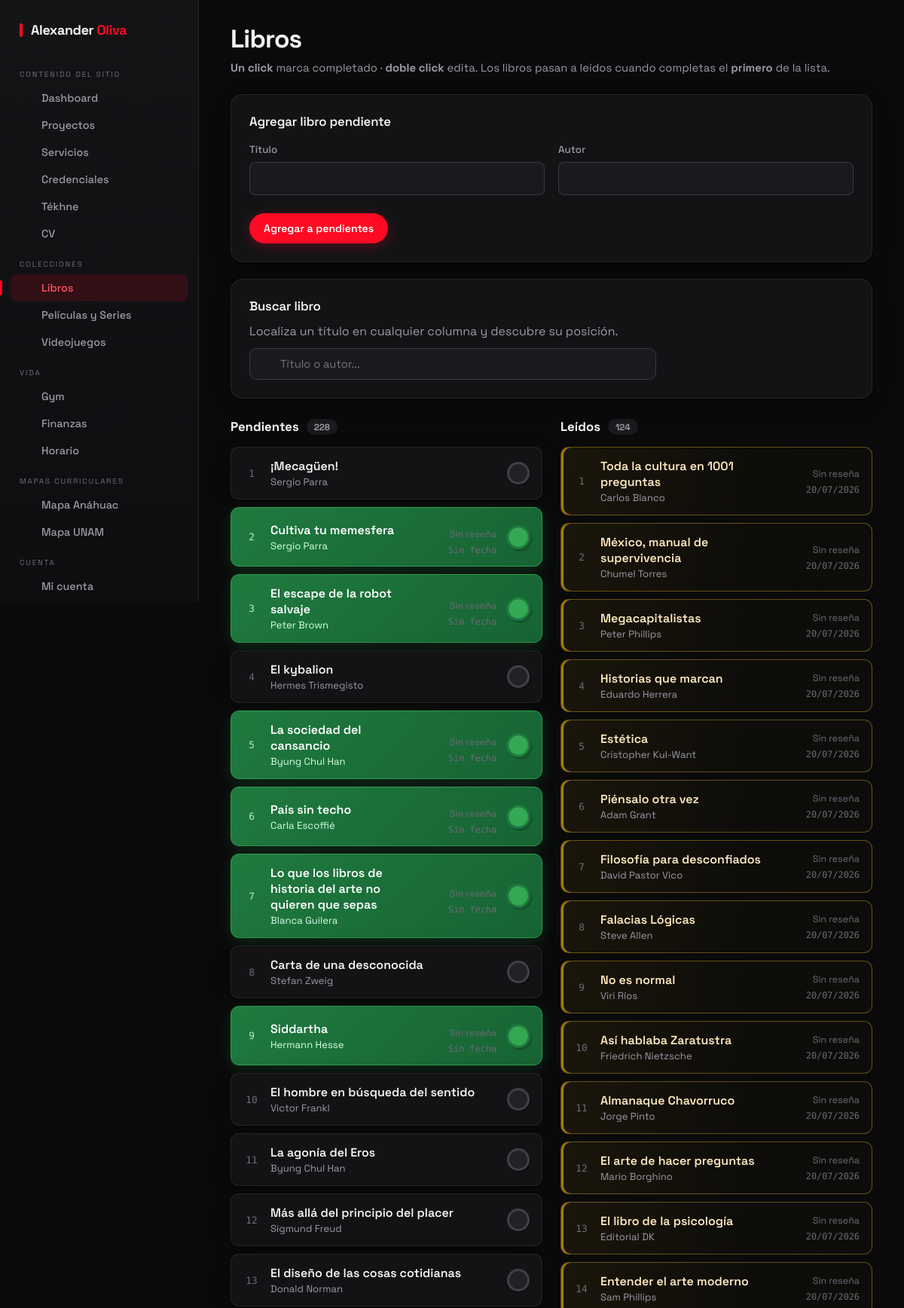
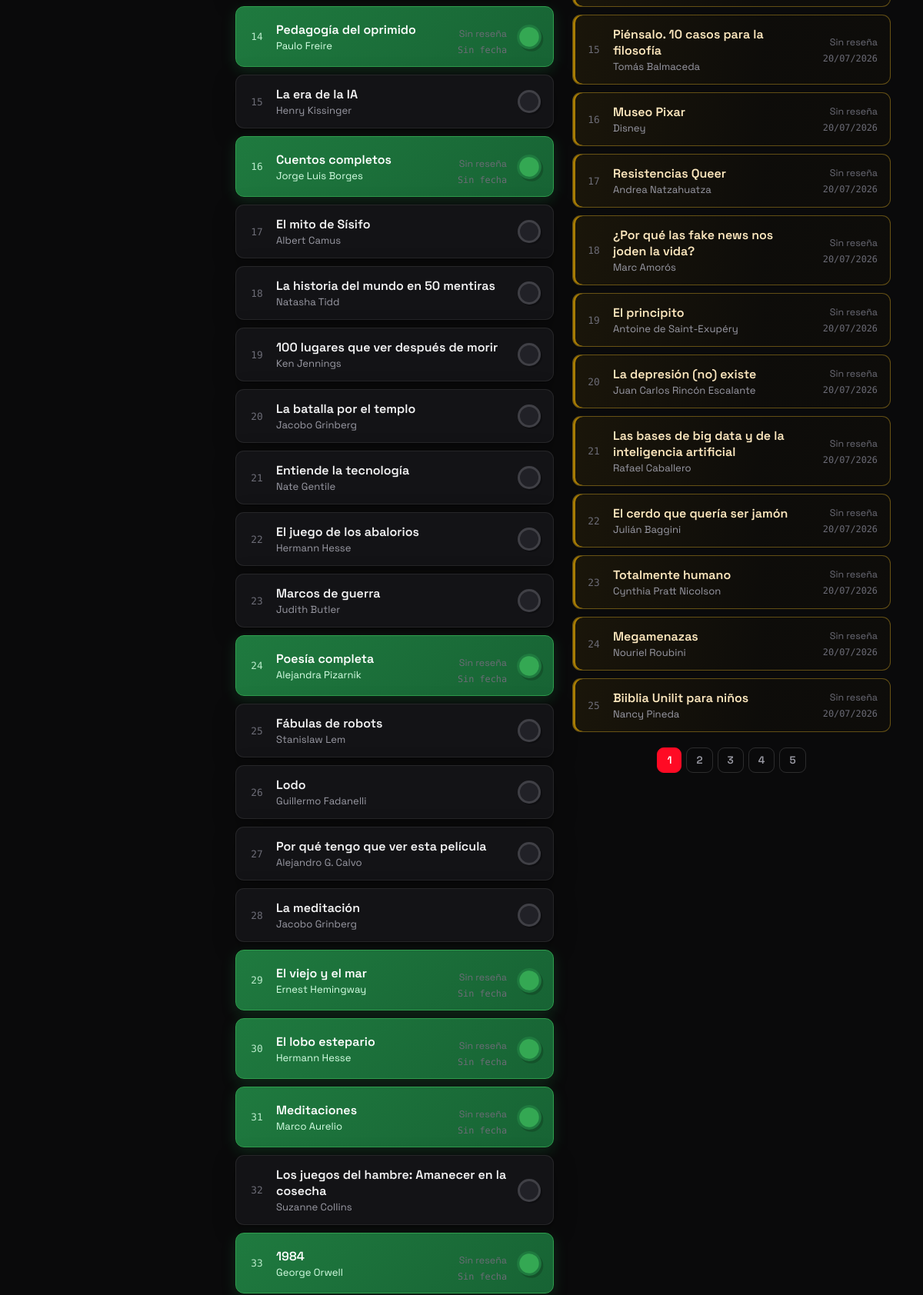
The app's page /admin/libros (signed in, upper part) with its own data (2 pictures, top to bottom).
### tables this page shows
CREATE TABLE libros (
    id          INT AUTO_INCREMENT PRIMARY KEY,
    titulo      VARCHAR(160) NOT NULL,
    autor       VARCHAR(120) NOT NULL,
    estado      ENUM('pendiente','leido') NOT NULL DEFAULT 'pendiente',
    completado  TINYINT(1)   NOT NULL DEFAULT 0,
    posicion    INT          NOT NULL DEFAULT 0,
    estrellas   DECIMAL(2,1) NULL,
    comentario  TEXT         NULL,
    fecha_leido DATE         NULL,
    creado      TIMESTAMP    DEFAULT CURRENT_TIMESTAMP
);

### controllers/LibrosController.php (called while the page is built, shortened)
<?php
class LibrosController
{
    public static function index(Router $router)
    {
        $leidosTodos = Libro::leidos();
        $totalLeidos = count($leidosTodos);
        $totalPag    = max(1, (int) ceil($totalLeidos / self::POR_PAGINA));
        $pag         = max(1, min($totalPag, (int) ($_GET['pag'] ?? 1)));
        $leidos      = array_slice($leidosTodos, ($pag - 1) * self::POR_PAGINA, self::POR_PAGINA);
        $router->render('libros/index', [
            'titulo'      => 'Libros',
            'modulo'      => 'libros',
            'pendientes'  => Libro::pendientes(),
            'leidos'      => $leidos,
            'totalLeidos' => $totalLeidos,
            'pag'         => $pag,
            'totalPag'    => $totalPag,
            'inicioLeido' => ($pag - 1) * self::POR_PAGINA,
        ], 'admin-layout');
    }
}

### public/index.php (called while the page is built, shortened)
<?php
$router = new Router();
$router->get('/', [PortfolioController::class, 'index']);
$router->get('/proyecto', [PortfolioController::class, 'proyecto']);
$router->get('/tekhne', [PortfolioController::class, 'blog']);
$router->get('/tekhne/entrada', [PortfolioController::class, 'articulo']);
$router->get('/login',  [AuthController::class, 'login']);
$router->post('/login', [AuthController::class, 'login']);
$router->post('/logout', [AuthController::class, 'logout']);
$router->get('/admin', [AdminController::class, 'dashboard']);
$router->get('/admin/buscar', [AdminController::class, 'buscar']);
$router->get('/admin/cuenta', [AdminController::class, 'cuenta']);
$router->post('/admin/cuenta/guardar', [AdminController::class, 'cuentaGuardar']);
$router->get('/admin/proyectos',          [AdminController::class, 'proyectos']);
$router->post('/admin/proyectos/guardar', [AdminController::class, 'proyectoGuardar']);
$router->post('/admin/proyectos/eliminar',[AdminController::class, 'proyectoEliminar']);
$router->post('/admin/proyectos/orden',   [AdminController::class, 'proyectosOrden']);
$router->post('/admin/proyectos/imagen/subir',    [AdminController::class, 'proyectoImagenSubir']);
$router->post('/admin/proyectos/imagen/eliminar', [AdminController::class, 'proyectoImagenEliminar']);
$router->post('/admin/proyectos/imagen/orden',    [AdminController::class, 'proyectoImagenOrden']);
$router->get('/admin/servicios',          [AdminController::class, 'servicios']);
$router->post('/admin/servicios/guardar', [AdminController::class, 'servicioGuardar']);
$router->post('/admin/servicios/eliminar',[AdminController::class, 'servicioEliminar']);
$router->post('/admin/servicios/orden',   [AdminController::class, 'serviciosOrden']);
$router->get('/admin/credenciales',          [AdminController::class, 'credenciales']);
$router->post('/admin/credenciales/guardar', [AdminController::class, 'credencialGuardar']);
$router->post('/admin/credenciales/eliminar',[AdminController::class, 'credencialEliminar']);
$router->post('/admin/credenciales/orden',   [AdminController::class, 'credencialesOrden']);
$router->post('/admin/credenciales/orden-alfa',  [AdminController::class, 'credencialesOrdenAlfa']);
$router->post('/admin/credenciales/orden-crono', [AdminController::class, 'credencialesOrdenCrono']);
$router->get('/admin/blog',          [AdminController::class, 'blog']);
$router->post('/admin/blog/guardar', [AdminController::class, 'blogGuardar']);
$router->post('/admin/blog/eliminar',[AdminController::class, 'blogEliminar']);
$router->post('/admin/blog/orden',   [AdminController::class, 'blogOrden']);
$router->post('/admin/blog/subir-imagen', [AdminController::class, 'blogSubirImagen']);
$router->get('/admin/cv',       [AdminController::class, 'cv']);
$router->post('/admin/cv/subir',[AdminController::class, 'cvSubir']);
$router->get('/admin/libros',           [LibrosController::class, 'index']);
$router->get('/admin/libros/buscar',    [LibrosController::class, 'buscar']);
$router->post('/admin/libros/crear',    [LibrosController::class, 'crear']);
$router->post('/admin/libros/editar',   [LibrosController::class, 'editar']);
$router->post('/admin/libros/estado',   [LibrosController::class, 'estado']);
$router->post('/admin/libros/resenar',  [LibrosController::class, 'resenar']);
$router->post('/admin/libros/eliminar', [LibrosController::class, 'eliminar']);
$router->get('/admin/peliculas',           [AdminController::class, 'peliculas']);
$router->get('/admin/peliculas/watchlist', [AdminController::class, 'peliculasWatchlist']);
$router->get('/admin/peliculas/gestionar', [AdminController::class, 'peliculasGestionar']);
$router->post('/admin/peliculas/guardar',  [AdminController::class, 'peliculaGuardar']);
$router->post('/admin/peliculas/eliminar',[AdminController::class, 'peliculaEliminar']);
$router->get('/admin/videojuegos',          [VideojuegoController::class, 'index']);
$router->post('/admin/videojuegos/guardar', [VideojuegoController::class, 'guardar']);
$router->post('/admin/videojuegos/eliminar',[VideojuegoController::class, 'eliminar']);
$router->post('/admin/videojuegos/orden',   [VideojuegoController::class, 'orden']);
$router->get('/admin/gym',        [GymController::class, 'index']);
$router->post('/admin/gym/toggle',[GymController::class, 'toggle']);
$router->get('/admin/finanzas',          [FinanzasController::class, 'index']);
$router->post('/admin/finanzas/guardar', [FinanzasController::class, 'guardar']);
$router->post('/admin/finanzas/actualizar',[FinanzasController::class, 'actualizar']);
$router->post('/admin/finanzas/eliminar',[FinanzasController::class, 'eliminar']);
$router->get('/admin/horario',                  [HorarioController::class, 'index']);
$router->post('/admin/horario/materia/guardar', [HorarioController::class, 'guardarMateria']);
$router->post('/admin/horario/materia/eliminar',[HorarioController::class, 'eliminarMateria']);
$router->post('/admin/horario/bloque/guardar',  [HorarioController::class, 'guardarBloque']);
$router->post('/admin/horario/bloque/eliminar', [HorarioController::class, 'eliminarBloque']);
$router->post('/admin/horario/criterios/guardar', [HorarioController::class, 'guardarCriterios']);
$router->get('/admin/anahuac', [CurriculumController::class, 'anahuac']);
$router->get('/admin/unam',    [CurriculumController::class, 'unam']);
$router->post('/admin/curriculum/estado', [CurriculumController::class, 'estado']);
$router->comprobarRutas();

### models/ActiveRecord.php (called while the page is built, shortened)
<?php
class ActiveRecord {
    protected static $db;
    public static function setDB($database) {
        self::$db = $database;
    }
    public static function consultarSQL($query) {
        $resultado = self::$db->query($query);
        $array = [];
        while($registro = $resultado->fetch_assoc()) {
            $array[] = static::crearObjeto($registro);
        }
        return $array;
    }
    protected static function crearObjeto($registro) {
        $objeto = new static;
        foreach($registro as $key => $value ) {
            if(property_exists( $objeto, $key  )) {
                $objeto->$key = $value;
            }
        }
        return $objeto;
    }
}

### models/Libro.php (called while the page is built, shortened)
<?php
class Libro extends ActiveRecord {
    protected static $tabla = 'libros';
    public function __construct($args = []) {
        $this->estrellas   = $args['estrellas']   ?? null;
        $this->fecha_leido = $args['fecha_leido'] ?? null;
    }
    public static function pendientes() {
        return self::consultarSQL("SELECT * FROM " . static::$tabla . " WHERE estado = 'pendiente' ORDER BY posicion ASC, id ASC");
    }
    public static function leidos() {
        return self::consultarSQL("SELECT * FROM " . static::$tabla . " WHERE estado = 'leido' ORDER BY fecha_leido DESC, posicion ASC, id ASC");
    }
}

### views/libros/index.php (the view, shortened to what this page needs)
<div class="admin-head">
    <div>
        <h1>Libros</h1>
        <p><strong>Un click</strong> marca completado · <strong>doble click</strong> edita. Los libros pasan a leídos cuando completas el <strong>primero</strong> de la lista.</p>
    </div>
</div>
<div class="card">
    <h2>Agregar libro pendiente</h2>
    <form method="POST" action="/admin/libros/crear">
        <div class="form-grid">
            <label class="campo"><span>Título</span><input type="text" name="titulo" required></label>
            <label class="campo"><span>Autor</span><input type="text" name="autor"></label>
        </div>
        <div class="form-actions"><button class="btn btn--primary">Agregar a pendientes</button></div>
    </form>
</div>
<div class="card">
    <h2>Buscar libro</h2>
    <p class="mini-s" style="color:var(--muted);margin:-6px 0 12px">Localiza un título en cualquier columna y descubre su posición.</p>
    <div class="libro-buscar">
        <div class="libro-buscar-field">
            <span class="libro-buscar-ic"><?php echo icono('buscar'); ?></span>
            <input type="search" id="libro-q" placeholder="Título o autor..." autocomplete="off">
        </div>
    </div>
</div>
<div class="libros-cols">
    <section class="libros-col">
        <h2>Pendientes <span class="conteo"><?php echo count($pendientes); ?></span></h2>
        <ul class="libro-lista" id="lista-pendientes">
            <?php foreach ($pendientes as $idx => $l) : $tienePend = $l->estrellas !== null && (float)$l->estrellas > 0; ?>
                <li class="libro libro-item is-editable<?php echo $l->completado ? ' is-completado' : ''; ?>" id="libro-<?php echo $l->id; ?>" data-id="<?php echo $l->id; ?>">
                    <span class="pos"><?php echo $idx + 1; ?></span>
                    <div class="libro-info">
                        <div class="leido-head">
                            <div class="leido-main">
                                <div class="libro-titulo"><?php echo s($l->titulo); ?></div>
                                <div class="libro-autor"><?php echo s($l->autor); ?></div>
                            </div>
                            <?php if ($l->completado) :  ?>
                                <div class="leido-meta">
                                    <?php if ($tienePend) : ?>
                                        <span class="leido-stars-static"><?php
                                            echo estrellasHtml((float)$l->estrellas);
                                            echo '<span class="leido-stars-num">' . number_format((float)$l->estrellas, 1) . '</span>';
                                        ?></span>
                                    <?php else : ?><span class="sin-resena">Sin reseña</span><?php endif; ?>
                                    <span class="leido-fecha"><?php echo icono('calendario'); ?><?php echo $l->fecha_leido ? date('d/m/Y', strtotime($l->fecha_leido)) : 'Sin fecha'; ?></span>
                                </div>
                            <?php endif; ?>
                        </div>
                    </div>
                    <span class="check"><?php echo icono('ok'); ?></span>
                </li>
            <?php endforeach; ?>
        </ul>
    </section>
    <section class="libros-col" id="col-leidos">
        <h2>Leídos <span class="conteo"><?php echo $totalLeidos; ?></span></h2>
        <ul class="libro-lista" id="lista-leidos">
            <?php foreach ($leidos as $idx => $l) : $tiene = $l->estrellas !== null && (float)$l->estrellas > 0; ?>
                <li class="libro libro-item leido is-editable" id="libro-<?php echo $l->id; ?>" data-id="<?php echo $l->id; ?>">
                    <span class="pos"><?php echo $inicioLeido + $idx + 1; ?></span>
                    <div class="libro-info">
                        <div class="leido-head">
                            <div class="leido-main">
                                <div class="libro-titulo"><?php echo s($l->titulo); ?></div>
                                <div class="libro-autor"><?php echo s($l->autor); ?></div>
                            </div>
                            <div class="leido-meta">
                                <?php if ($tiene) : ?>
                                    <span class="leido-stars-static"><?php
                                        echo estrellasHtml((float)$l->estrellas);
                                        echo '<span class="leido-stars-num">' . number_format((float)$l->estrellas, 1) . '</span>';
                                    ?></span>
                                <?php else : ?><span class="sin-resena">Sin reseña</span><?php endif; ?>
                                <span class="leido-fecha"><?php echo icono('calendario'); ?><?php echo $l->fecha_leido ? date('d/m/Y', strtotime($l->fecha_leido)) : 'Sin fecha'; ?></span>
                            </div>
                        </div>
                    </div>
                </li>
            <?php endforeach; ?>
        </ul>
    </section>
</div>

### includes/funciones.php (shortened to what this page needs)
<?php
function s($html = '') : string {
    return htmlspecialchars($html ?? '');
}
function icono(string $n) : string {
    $inner = $p[$n] ?? '';
    return '<svg class="ico" viewBox="0 0 24 24" fill="none" stroke="currentColor" stroke-width="1.9" stroke-linecap="round" stroke-linejoin="round">' . $inner . '</svg>';
}

### records on screen
libros: titulo "¡Mecagüen!", autor "Sergio Parra"
libros: titulo "Cultiva tu memesfera", autor "Sergio Parra", shows "Sin reseña", shows "Sin fecha"
libros: titulo "El escape de la robot salvaje", autor "Peter Brown", shows "Sin reseña", shows "Sin fecha"
libros: titulo "El kybalion", autor "Hermes Trismegisto"
libros: titulo "La sociedad del cansancio", autor "Byung Chul Han", shows "Sin reseña", shows "Sin fecha"
libros: titulo "País sin techo", autor "Carla Escoffié", shows "Sin reseña", shows "Sin fecha"
libros: titulo "Lo que los libros de historia del arte no quieren que sepas", autor "Blanca Guilera", shows "Sin reseña", shows "Sin fecha"
libros: titulo "Carta de una desconocida", autor "Stefan Zweig"
libros: titulo "Siddartha", autor "Hermann Hesse", shows "Sin reseña", shows "Sin fecha"
libros: titulo "El hombre en búsqueda del sentido", autor "Victor Frankl"
libros: titulo "La agonía del Eros", autor "Byung Chul Han"
libros: titulo "Más allá del principio del placer", autor "Sigmund Freud"
libros: titulo "El diseño de las cosas cotidianas", autor "Donald Norman"
libros: titulo "Pedagogía del oprimido", autor "Paulo Freire", shows "Sin reseña", shows "Sin fecha"
libros: titulo "La era de la IA", autor "Henry Kissinger"
libros: titulo "Cuentos completos", autor "Jorge Luis Borges", shows "Sin reseña", shows "Sin fecha"
libros: titulo "El mito de Sísifo", autor "Albert Camus"
libros: titulo "La historia del mundo en 50 mentiras", autor "Natasha Tidd"
libros: titulo "100 lugares que ver después de morir", autor "Ken Jennings"
libros: titulo "La batalla por el templo", autor "Jacobo Grinberg"
libros: titulo "Entiende la tecnología", autor "Nate Gentile"
libros: titulo "El juego de los abalorios", autor "Hermann Hesse"
libros: titulo "Marcos de guerra", autor "Judith Butler"
libros: titulo "Poesía completa", autor "Alejandra Pizarnik", shows "Sin reseña", shows "Sin fecha"
libros: titulo "Fábulas de robots", autor "Stanislaw Lem"
libros: titulo "Lodo", autor "Guillermo Fadanelli"
libros: titulo "Por qué tengo que ver esta película", autor "Alejandro G. Calvo"
libros: titulo "La meditación", autor "Jacobo Grinberg"
libros: titulo "El viejo y el mar", autor "Ernest Hemingway", shows "Sin reseña", shows "Sin fecha"
libros: titulo "El lobo estepario", autor "Hermann Hesse", shows "Sin reseña", shows "Sin fecha"
libros: titulo "Meditaciones", autor "Marco Aurelio", shows "Sin reseña", shows "Sin fecha"
libros: titulo "Los juegos del hambre: Amanecer en la cosecha", autor "Suzanne Collins"
libros: titulo "1984", autor "George Orwell", shows "Sin reseña", shows "Sin fecha"

### other values on screen
$item['seccion'] "CONTENIDO DEL SITIO"
$item['label'] "Dashboard"
$item['label'] "Proyectos"
$item['label'] "Servicios"
$item['label'] "Credenciales"
$item['label'] "Tékhne"
$item['label'] "CV"
$item['seccion'] "COLECCIONES"
$item['label'] "Libros"
$item['label'] "Películas y Series"
$item['label'] "Videojuegos"
$item['seccion'] "VIDA"
$item['label'] "Gym"
$item['label'] "Finanzas"
$item['label'] "Horario"
